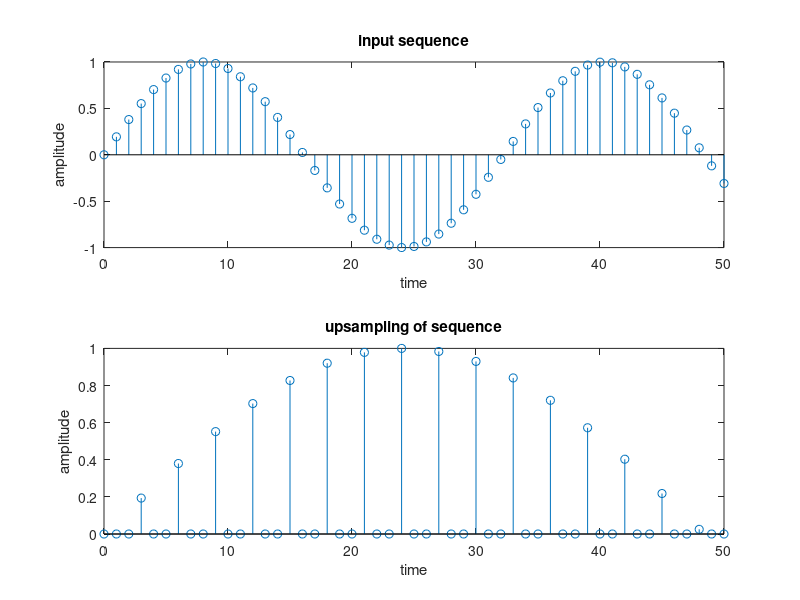

This figure's MATLAB source:
clc;
clear all;
close all;
n=0:50;
x=sin(2*pi*0.031*n);
y=zeros(1,3*length(x));
y([1:3:length(y)])=x;
subplot(211)
stem(n,x)
title('input sequence');
xlabel('time');
ylabel('amplitude');
subplot(212)
stem(n,y(1:length(x)))
title('upsampling of sequence');
xlabel('time');
ylabel('amplitude');